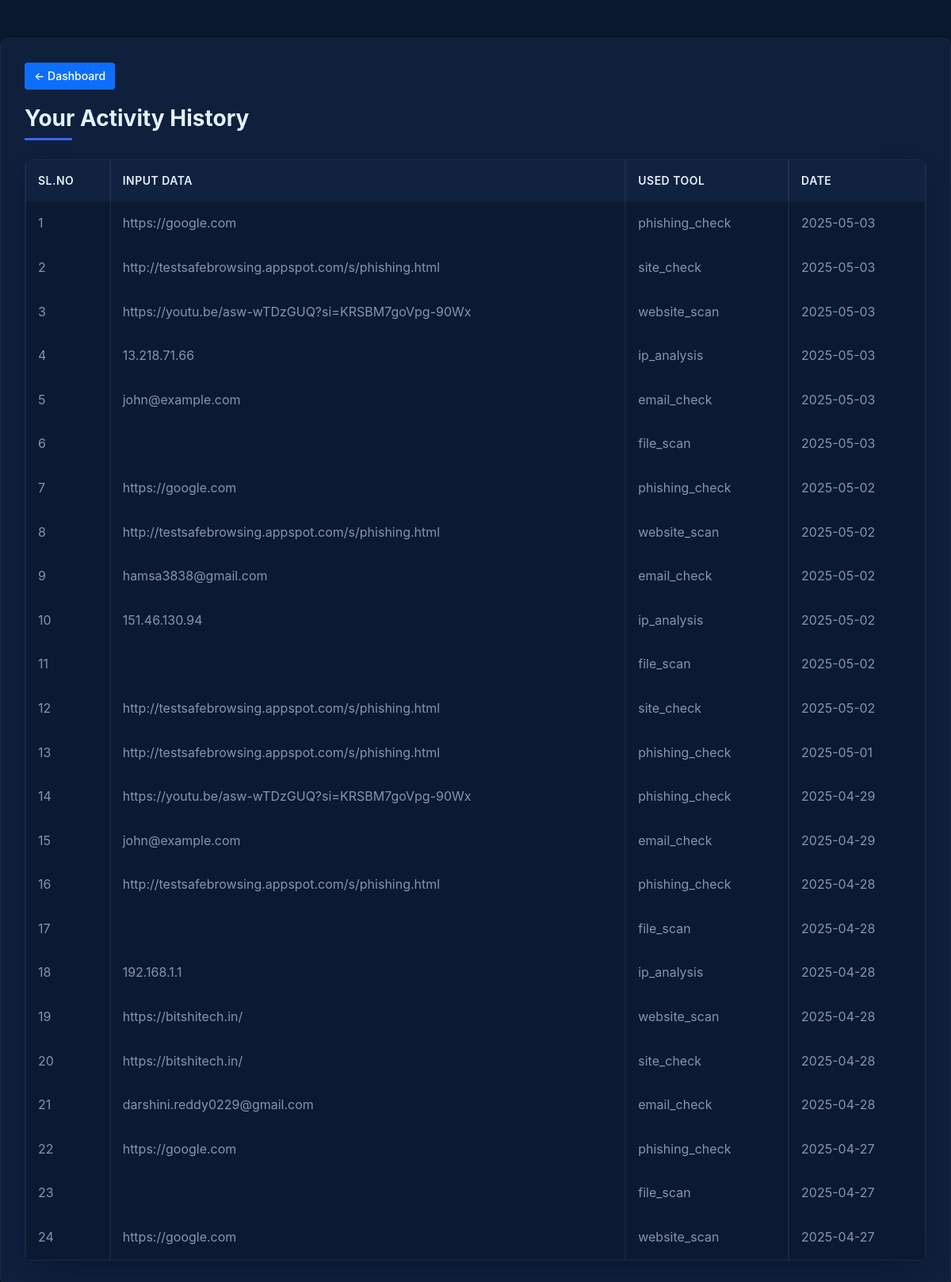
Before: /activities (signed in) with the older database file.
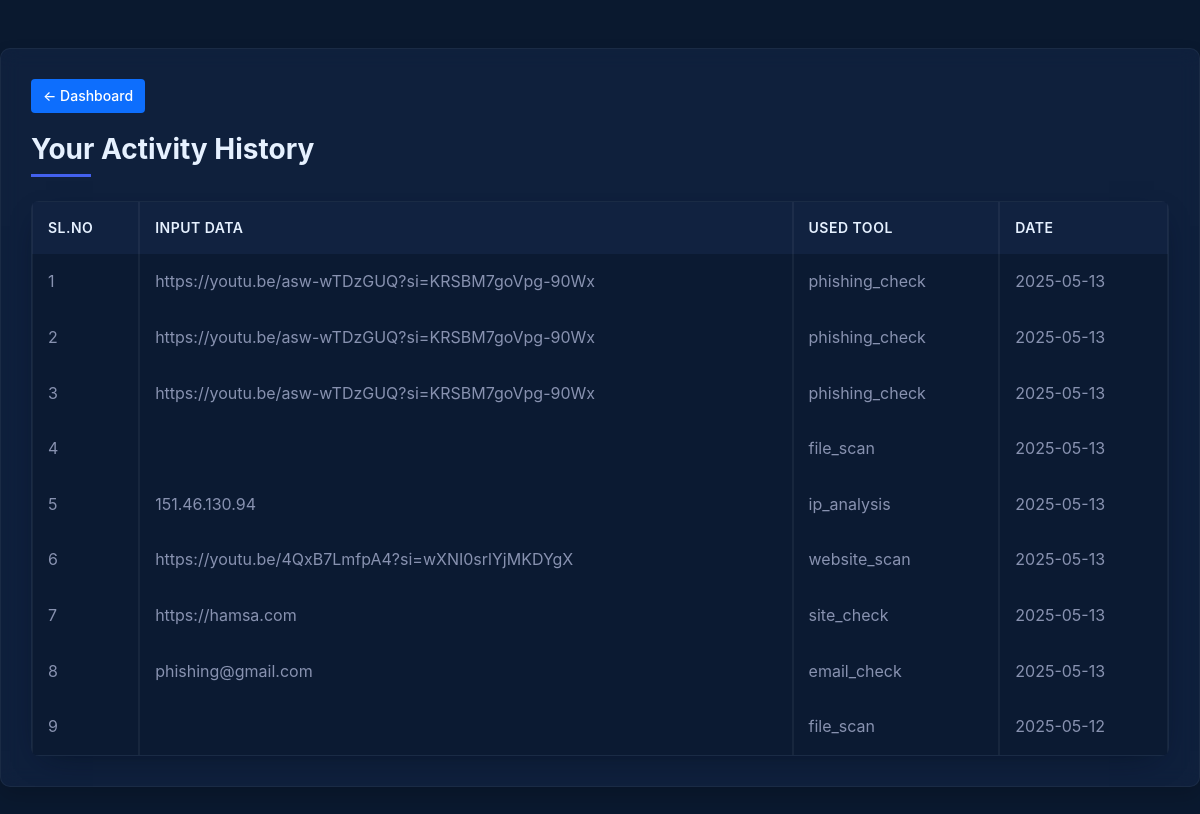
After: the same page with the newer database file.
### tables this page shows
CREATE TABLE tool_usage (
    id INTEGER PRIMARY KEY AUTOINCREMENT,
    user_id INTEGER,
    tool_name TEXT NOT NULL,
    input_data TEXT NOT NULL,
    result_summary TEXT,
    usage_date DATETIME NOT NULL,
    usage_count INTEGER DEFAULT 1,
    FOREIGN KEY (user_id) REFERENCES users(id)
);

### app.py (the view)
@app.route('/activities')
@login_required
def activities():
    user_id = session.get('user_id')
    if not user_id:
        flash('Unauthorized access. Please login.', 'error')
        return redirect(url_for('login'))
    conn = get_db_connection()
    activities = conn.execute(
        "SELECT id, input_data, tool_name, usage_date FROM tool_usage WHERE user_id = ? ORDER BY usage_date DESC",
        (user_id,)
    ).fetchall()
    conn.close()
    return render_template('user/activities.html', activities=activities)

### app.py (called while the page is built)
def get_db_connection():
    conn = sqlite3.connect(DATABASE)
    conn.row_factory = sqlite3.Row
    return conn

def login_required(f):
    @wraps(f)
    def decorated_function(*args, **kwargs):
        if 'user_id' not in session:
            flash('Please login first', 'error')
            return redirect(url_for('login'))
        return f(*args, **kwargs)
    return decorated_function

### templates/user/activities.html (shortened to what this page needs)
<!DOCTYPE html>
<html lang="en">
<head>
    <link href="https://cdn.jsdelivr.net/npm/bootstrap@5.3.0/dist/css/bootstrap.min.css" rel="stylesheet">
</head>
<body>
<div class="container mt-5">
    <button class="back-button" onclick="window.location.href='/dashboard'">
        ← Dashboard
    </button>
    <h2 class="mb-4">Your Activity History</h2>
    {% if activities %}
    <div class="table-responsive">
        <table class="table table-bordered table-hover">
            <thead class="table-dark">
                <tr>
                    <th>Sl.No</th>
                    <th>Input Data</th>
                    <th>Used Tool</th>
                    <th>Date</th>
                </tr>
            </thead>
            <tbody>
                {% for activity in activities %}
                <tr>
                    <td>{{ loop.index }}</td>
                    <td>{{ activity[1] }}</td>
                    <td>{{ activity[2] }}</td>
                    <td>{{ activity[3] }}</td>
                </tr>
                {% endfor %}
            </tbody>
        </table>
    </div>
    {% else %}
        <div class="alert alert-info">
            No activities found.
        </div>
    {% endif %}
</div>
</body>
</html>

### templates/user/activities.html (style rules this page uses)
:root { --primary-color: #0a192f; --secondary-color: #112240; --accent-color: #4361ee; --accent-hover: #3a56d4; --text-primary: #e6f1ff; --text-secondary: #8892b0; --success-color: #10b981; --warning-color: #f59e0b; --danger-color: #ef4444; --transition: all 0.3s ease; --box-shadow: 0 10px 30px -15px rgba(2, 12, 27, 0.7); --card-shadow: 0 10px 20px rgba(0, 0, 0, 0.15); --border-color: rgba(255, 255, 255, 0.05); }
* { margin: 0; padding: 0; box-sizing: border-box; font-family: 'Inter', 'Segoe UI', Roboto, sans-serif; transition: all 0.3s ease; }
body { background-color: var(--primary-color); color: var(--text-primary); line-height: 1.6; min-height: 100vh; }
.container { background-color: rgba(17, 34, 64, 0.8); border-radius: 10px; padding: 30px; box-shadow: var(--card-shadow); border: 1px solid var(--border-color); max-width: 1200px; backdrop-filter: blur(10px); }
h2 { color: var(--text-primary); font-weight: 700; font-size: 28px; margin-bottom: 25px; position: relative; padding-bottom: 10px; }
h2::after { content: ''; position: absolute; left: 0; bottom: 0; height: 3px; width: 60px; background-color: var(--accent-color); }
.table-responsive { border-radius: 8px; overflow: hidden; box-shadow: var(--box-shadow); }
.table { margin-bottom: 0; color: var(--text-primary); border-collapse: separate; border-spacing: 0; }
.table-bordered { border: 1px solid var(--border-color); }
.table thead th { background-color: var(--secondary-color); color: var(--text-primary); border-color: var(--border-color); font-weight: 600; padding: 15px; border-bottom: none; text-transform: uppercase; font-size: 14px; letter-spacing: 0.5px; }
.table-dark { background: linear-gradient(to right, var(--secondary-color), var(--primary-color)); }
.table tbody td { padding: 15px; border-color: var(--border-color); vertical-align: middle; background-color: rgba(10, 25, 47, 0.7); color: var(--text-secondary); }
.table tbody tr { transition: var(--transition); }
.back-button { display: inline-block; padding: 6px 12px; background-color: #0d6efd; color: white; font-size: 14px; font-weight: 500; text-decoration: none; border: none; border-radius: 4px; cursor: pointer; transition: background-color 0.3s ease; margin-bottom: 20px; }

Changed rows visible on the page:
removed tool_usage: input_data "https://google.com", tool_name "phishing_check", usage_date "2025-05-03"
removed tool_usage: input_data "http://testsafebrowsing.appspot.com/s/phishing.html", tool_name "site_check", usage_date "2025-05-03"
removed tool_usage: input_data "https://youtu.be/asw-wTDzGUQ?si=KRSBM7goVpg-90Wx", tool_name "website_scan", usage_date "2025-05-03"
removed tool_usage: input_data "13.218.71.66", tool_name "ip_analysis", usage_date "2025-05-03"
removed tool_usage: input_data "john@example.com", tool_name "email_check", usage_date "2025-05-03"
removed tool_usage: tool_name "file_scan", usage_date "2025-05-03"
removed tool_usage: input_data "https://google.com", tool_name "phishing_check", usage_date "2025-05-02"
removed tool_usage: input_data "http://testsafebrowsing.appspot.com/s/phishing.html", tool_name "website_scan", usage_date "2025-05-02"
removed tool_usage: input_data "hamsa3838@gmail.com", tool_name "email_check", usage_date "2025-05-02"
removed tool_usage: input_data "151.46.130.94", tool_name "ip_analysis", usage_date "2025-05-02"
removed tool_usage: tool_name "file_scan", usage_date "2025-05-02"
removed tool_usage: input_data "http://testsafebrowsing.appspot.com/s/phishing.html", tool_name "site_check", usage_date "2025-05-02"
removed tool_usage: input_data "http://testsafebrowsing.appspot.com/s/phishing.html", tool_name "phishing_check", usage_date "2025-05-01"
removed tool_usage: input_data "https://youtu.be/asw-wTDzGUQ?si=KRSBM7goVpg-90Wx", tool_name "phishing_check", usage_date "2025-04-29"
removed tool_usage: input_data "john@example.com", tool_name "email_check", usage_date "2025-04-29"
removed tool_usage: input_data "https://google.com", tool_name "phishing_check", usage_date "2025-04-27"
removed tool_usage: tool_name "file_scan", usage_date "2025-04-27"
removed tool_usage: input_data "https://google.com", tool_name "website_scan", usage_date "2025-04-27"
added tool_usage: input_data "https://youtu.be/asw-wTDzGUQ?si=KRSBM7goVpg-90Wx", tool_name "phishing_check", usage_date "2025-05-13"
added tool_usage: input_data "https://youtu.be/asw-wTDzGUQ?si=KRSBM7goVpg-90Wx", tool_name "phishing_check", usage_date "2025-05-13"
changed tool_usage (number 3 of 9 on the later page): input_data "http://testsafebrowsing.appspot.com/s/phishing.html" → "https://youtu.be/asw-wTDzGUQ?si=KRSBM7goVpg-90Wx"; usage_date "2025-04-28" → "2025-05-13"
changed tool_usage (number 4 of 9 on the later page): usage_date "2025-04-28" → "2025-05-13"
changed tool_usage "ip_analysis": input_data "192.168.1.1" → "151.46.130.94"; usage_date "2025-04-28" → "2025-05-13"
changed tool_usage "website_scan": input_data "https://bitshitech.in/" → "https://youtu.be/4QxB7LmfpA4?si=wXNI0srlYjMKDYgX"; usage_date "2025-04-28" → "2025-05-13"
changed tool_usage "site_check": input_data "https://bitshitech.in/" → "https://hamsa.com"; usage_date "2025-04-28" → "2025-05-13"
changed tool_usage "email_check": input_data "darshini.reddy0229@gmail.com" → "phishing@gmail.com"; usage_date "2025-04-28" → "2025-05-13"
added tool_usage: tool_name "file_scan", usage_date "2025-05-12"
